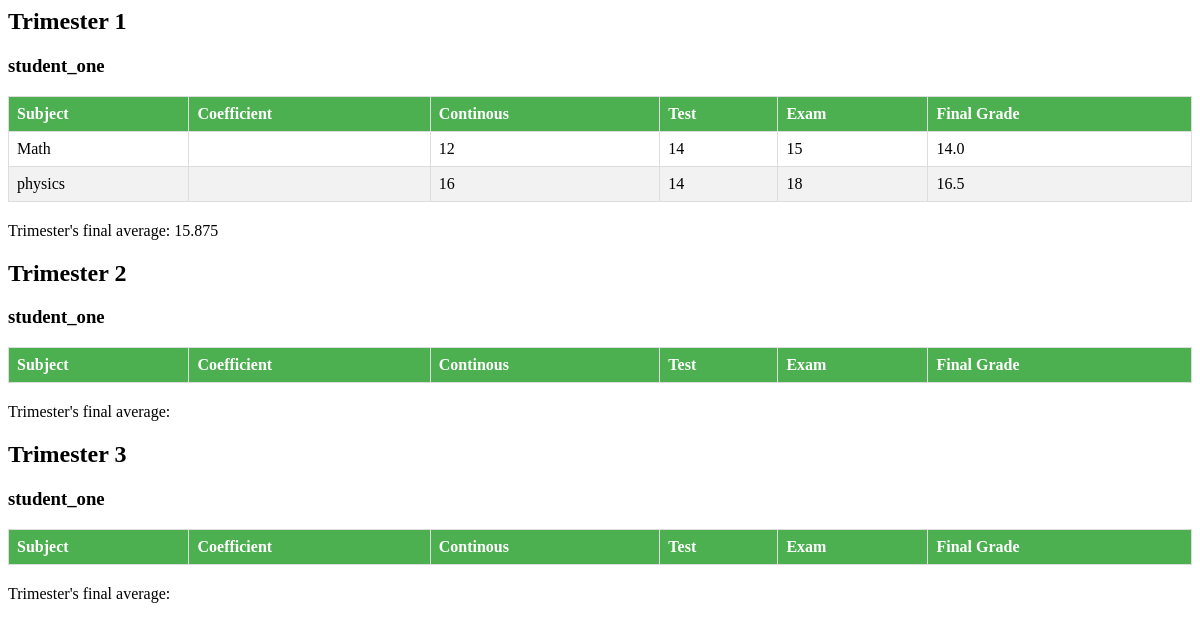
The page /view_student_grades (signed in) on the database its author committed.
### core/models.py (models this page shows, shortened)
class CustomUser(AbstractUser):
    USER_TYPE_CHOICES = (
        ('teacher', 'Teacher'),
        ('student', 'Student'),
        ('parent', 'Parent'),
        ('admin/staff', 'Admin/Staff')
    )
    user_type = models.CharField(max_length=30, choices=USER_TYPE_CHOICES)

class Subject(models.Model):
    name = models.CharField(max_length=255)
    coefficient = models.IntegerField()
    teachers=models.ManyToManyField(Teacher, related_name='subjects')

### core/decorators.py (the view)
        def wrapper_func(request, *args, **kwargs):
            if request.user.groups.exists():
                user_groups = request.user.groups.all()
                logging.info(f"User's groups: {[group.name for group in user_groups]}")
                logging.info(f"Allowed roles: {allowed_roles}")
                for group in user_groups:
                    if group.name in allowed_roles:
                        return view_func(request, *args, **kwargs)
            context = {
                'user': request.user
            }
            return render(request, 'core/acces_interdit.html', context)

### core/models.py (called while the page is built)
    @property
    def weight(self):
        return self.GRADE_TYPE_WEIGHTS[self.grade_type]

### core/templates/grades/students_grades.html (shortened to what this page needs)
<html>
<head>
</head>
<body>
{% for trimester, students in grades_by_trimester.items %}
    <h2>Trimester {{ trimester }}</h2>
    {% for student, subjects in students.items %}
        {% if student == request.user.username %}
            <h3>{{ student }}</h3>
            <table>
                <thead>
                    <tr>
                        <th>Subject</th>
                        <th>Coefficient</th>
                        <th>Continous</th>
                        <th>Test</th>
                        <th>Exam</th>
                        <th>Final Grade</th>
                    </tr>
                </thead>
                <tbody>
                    {% for subject, data in subjects.items %}
                        {% if subject != 'trimester_average' %}
                        <tr>
                            <td>{{ subject }}</td>
                            <td>{{ data.grades.values.0.weight }}</td>
                            {% for grade_type, grade_data in data.grades.items %}
                                <td>{{ grade_data.grade }}</td>
                            {% endfor %}
                            <td>{{ data.final }}</td>
                        </tr>
                        {% endif %}
                    {% endfor %}
                </tbody>
            </table>
            <p>Trimester's final average: {{ subjects.trimester_average }}</p>
        {% endif %}
    {% endfor %}
{% endfor %}
</body>
</html>

### core/templates/grades/students_grades.html (style rules this page uses)
table { width: 100%; border-collapse: collapse; margin-bottom: 20px; }
th, td { border: 1px solid #ddd; padding: 8px; text-align: left; }
th { background-color: #4CAF50; color: white; }
tr:nth-child(even) { background-color: #f2f2f2; }

### rows shown on the page
CustomUser: students "student_one" "student_one" "student_one"
Subject: subjects "Math"
Subject: subjects "physics"

### other values the page prints
{{ trimester }} "1" "2" "3"
{{ grade_data.grade }} "12" "14" "15" "16" "14" "18"
{{ data.final }} "14.0" "16.5"
{{ subjects.trimester_average }} "15.875"
